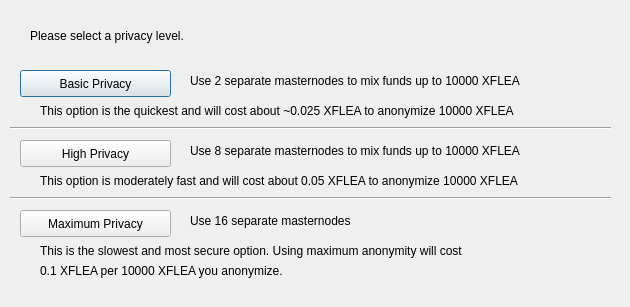
<?xml version="1.0" encoding="UTF-8"?>
<ui version="4.0">
 <class>ObfuscationConfig</class>
 <widget class="QDialog" name="ObfuscationConfig">
  <property name="geometry">
   <rect>
    <x>0</x>
    <y>0</y>
    <width>630</width>
    <height>307</height>
   </rect>
  </property>
  <property name="windowTitle">
   <string>Configure Obfuscation</string>
  </property>
  <widget class="QPushButton" name="buttonBasic">
   <property name="geometry">
    <rect>
     <x>20</x>
     <y>70</y>
     <width>151</width>
     <height>27</height>
    </rect>
   </property>
   <property name="text">
    <string>Basic Privacy</string>
   </property>
  </widget>
  <widget class="QPushButton" name="buttonHigh">
   <property name="geometry">
    <rect>
     <x>20</x>
     <y>140</y>
     <width>151</width>
     <height>27</height>
    </rect>
   </property>
   <property name="text">
    <string>High Privacy</string>
   </property>
  </widget>
  <widget class="QPushButton" name="buttonMax">
   <property name="geometry">
    <rect>
     <x>20</x>
     <y>210</y>
     <width>151</width>
     <height>27</height>
    </rect>
   </property>
   <property name="text">
    <string>Maximum Privacy</string>
   </property>
  </widget>
  <widget class="QLabel" name="label">
   <property name="geometry">
    <rect>
     <x>30</x>
     <y>20</y>
     <width>571</width>
     <height>31</height>
    </rect>
   </property>
   <property name="text">
    <string>Please select a privacy level.</string>
   </property>
  </widget>
  <widget class="QLabel" name="label_2">
   <property name="geometry">
    <rect>
     <x>190</x>
     <y>70</y>
     <width>421</width>
     <height>21</height>
    </rect>
   </property>
   <property name="text">
    <string>Use 2 separate masternodes to mix funds up to 10000 XFLEA</string>
   </property>
  </widget>
  <widget class="QLabel" name="label_3">
   <property name="geometry">
    <rect>
     <x>190</x>
     <y>140</y>
     <width>411</width>
     <height>21</height>
    </rect>
   </property>
   <property name="text">
    <string>Use 8 separate masternodes to mix funds up to 10000 XFLEA</string>
   </property>
  </widget>
  <widget class="QLabel" name="label_4">
   <property name="geometry">
    <rect>
     <x>190</x>
     <y>210</y>
     <width>421</width>
     <height>21</height>
    </rect>
   </property>
   <property name="text">
    <string>Use 16 separate masternodes</string>
   </property>
  </widget>
  <widget class="QLabel" name="label_6">
   <property name="geometry">
    <rect>
     <x>40</x>
     <y>100</y>
     <width>561</width>
     <height>21</height>
    </rect>
   </property>
   <property name="text">
    <string>This option is the quickest and will cost about ~0.025 XFLEA to anonymize 10000 XFLEA</string>
   </property>
  </widget>
  <widget class="QLabel" name="label_7">
   <property name="geometry">
    <rect>
     <x>40</x>
     <y>170</y>
     <width>561</width>
     <height>21</height>
    </rect>
   </property>
   <property name="text">
    <string>This option is moderately fast and will cost about 0.05 XFLEA to anonymize 10000 XFLEA</string>
   </property>
  </widget>
  <widget class="QLabel" name="label_8">
   <property name="geometry">
    <rect>
     <x>40</x>
     <y>240</y>
     <width>561</width>
     <height>21</height>
    </rect>
   </property>
   <property name="text">
    <string>This is the slowest and most secure option. Using maximum anonymity will cost</string>
   </property>
  </widget>
  <widget class="QLabel" name="label_9">
   <property name="geometry">
    <rect>
     <x>40</x>
     <y>260</y>
     <width>561</width>
     <height>21</height>
    </rect>
   </property>
   <property name="text">
    <string>0.1 XFLEA per 10000 XFLEA you anonymize.</string>
   </property>
  </widget>
  <widget class="Line" name="line">
   <property name="geometry">
    <rect>
     <x>10</x>
     <y>120</y>
     <width>601</width>
     <height>16</height>
    </rect>
   </property>
   <property name="orientation">
    <enum>Qt::Horizontal</enum>
   </property>
  </widget>
  <widget class="Line" name="line_2">
   <property name="geometry">
    <rect>
     <x>10</x>
     <y>190</y>
     <width>601</width>
     <height>16</height>
    </rect>
   </property>
   <property name="orientation">
    <enum>Qt::Horizontal</enum>
   </property>
  </widget>
 </widget>
 <resources/>
 <connections/>
</ui>
